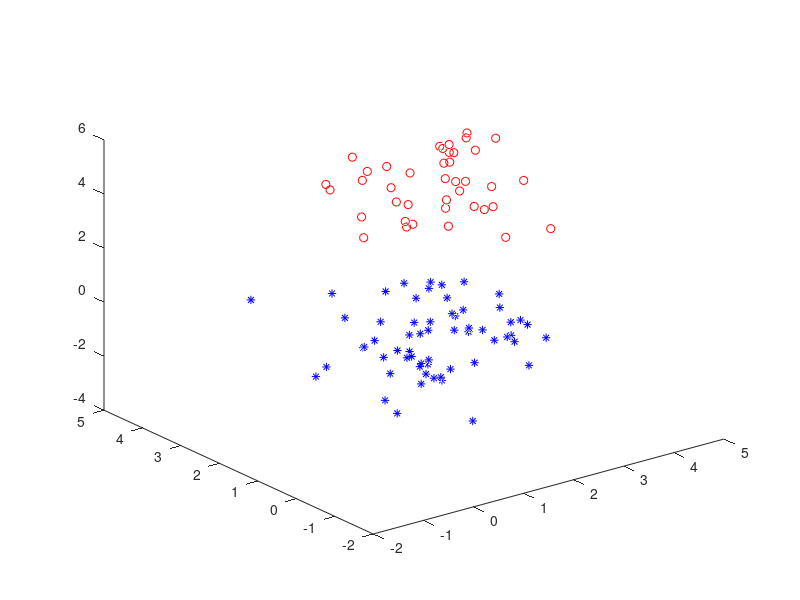

The MATLAB source for this figure: (Note: this script raises an error after producing the figure.)
clear
clc

load('exdata.mat');

% 1, -1.5, 0.5, -1.5
a = 1;
b = -1.5;
c = 0.5;
d = -1.5;

%a = 1;
%b = 1;
%c = 0.3;
%d = -1.5;

XX=p;
yy=t;

x1 = XX(1,yy(1,:)==1);
y1 = XX(2,yy(1,:)==1);
z1 = XX(3,yy(1,:)==1);
x2 = XX(1,yy(1,:)==2);
y2 = XX(2,yy(1,:)==2);
z2 = XX(3,yy(1,:)==2);

figure(2);
plot3(x1,y1,z1,'ro');
hold on;
plot3(x2,y2,z2,'b*');
hold on;
Decision(a,b,c,d);
grid on;
grid minor;
